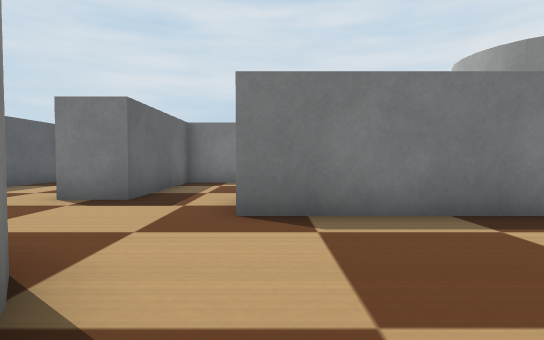
View 1 (above)

18 first-person views from a walk through a world built for the Webots simulator. The camera is 0.04 m above the floor, tilts 2° down and sees 80° across. The floor is counted in squares, 0.05 m on a side. Each view is taken from the middle of a square. On the plan, view 1 faces up. The plan holds only what a view shows up to about 11 squares ahead; the rest is blank. The robots in the file are not drawn. Simple shapes and patterns stand in for the simulator's stock objects.

View 2
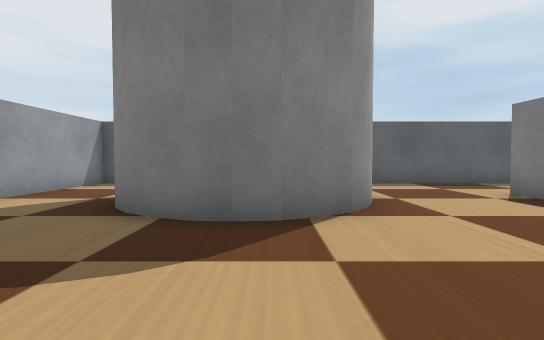

View 3
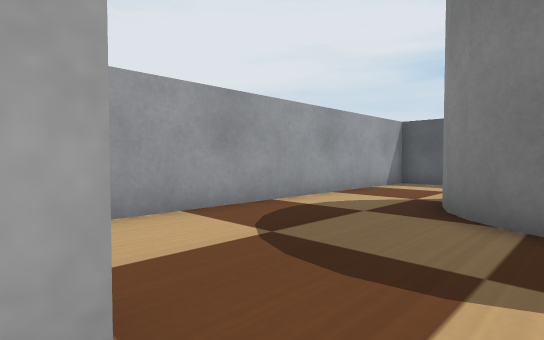

View 4
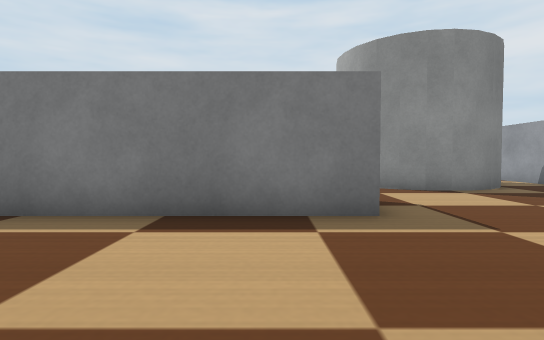

View 5
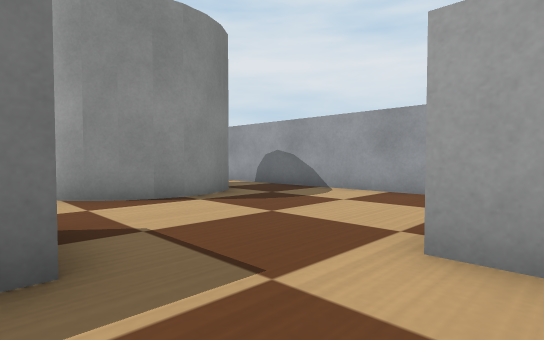

View 6
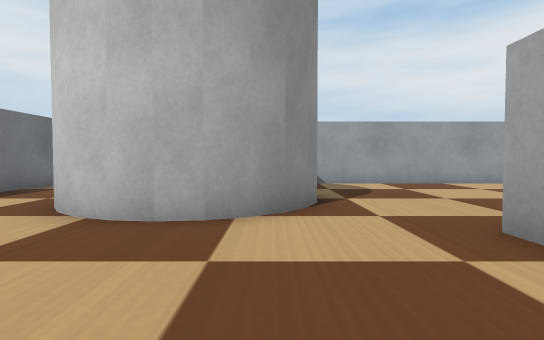

View 7
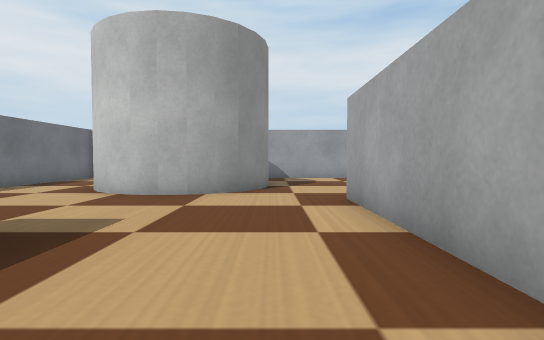

View 8
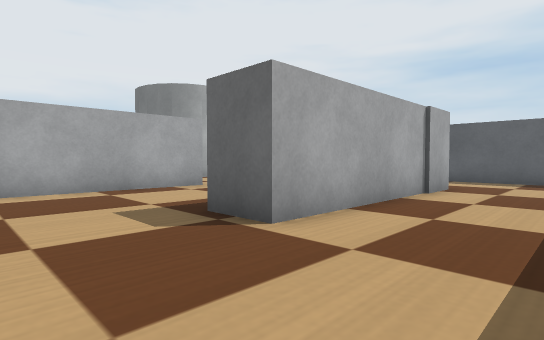

View 9
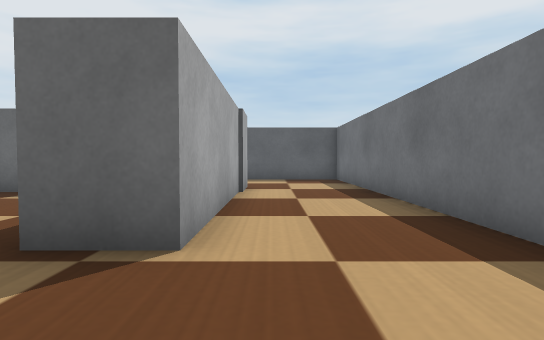

View 10
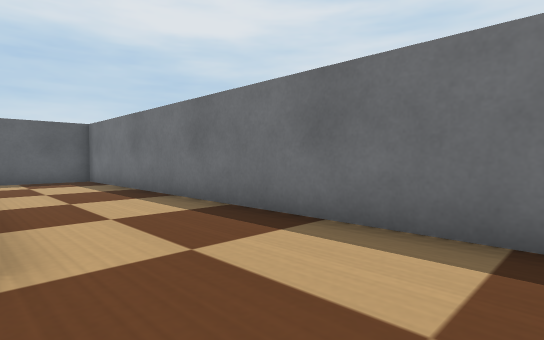

View 11
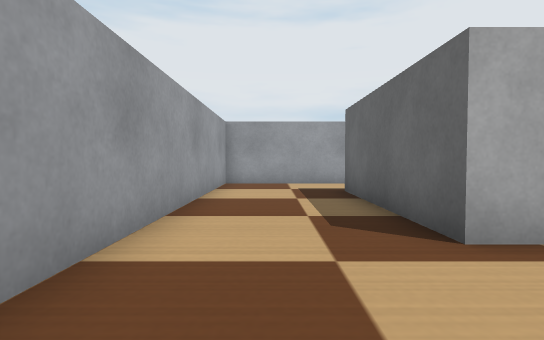

View 12
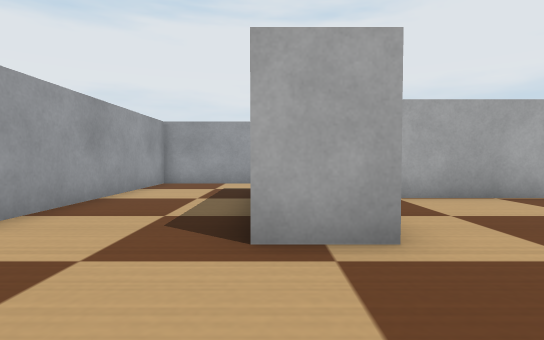

View 13
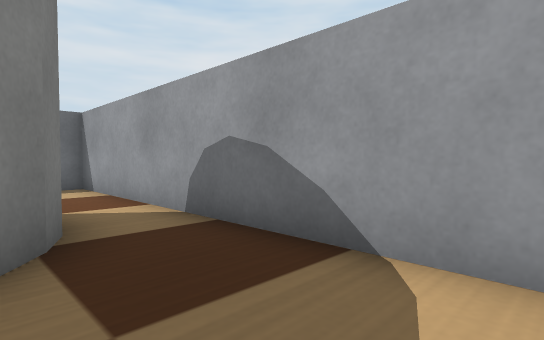

View 14
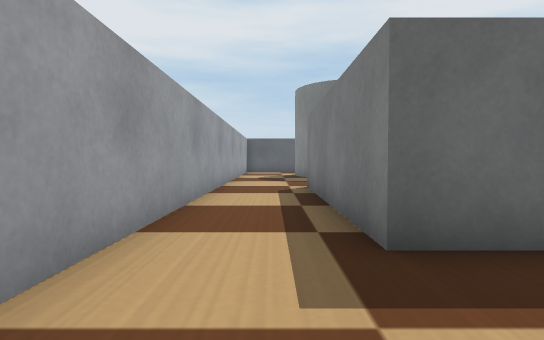

View 15
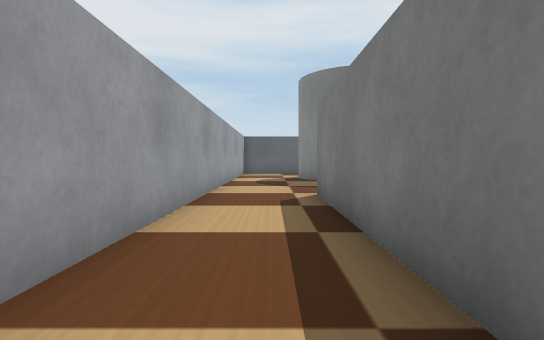

View 16
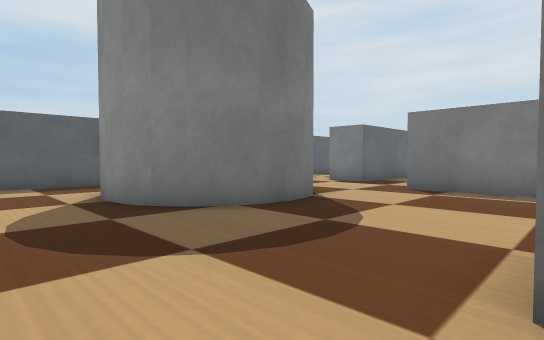

View 17
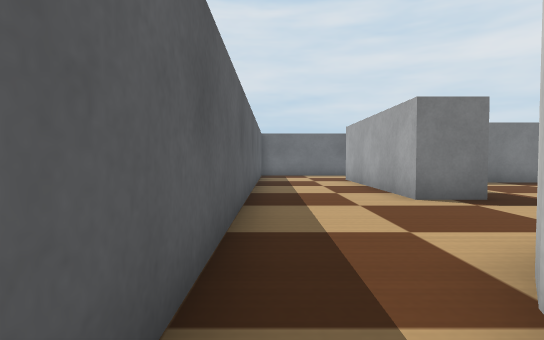

View 18
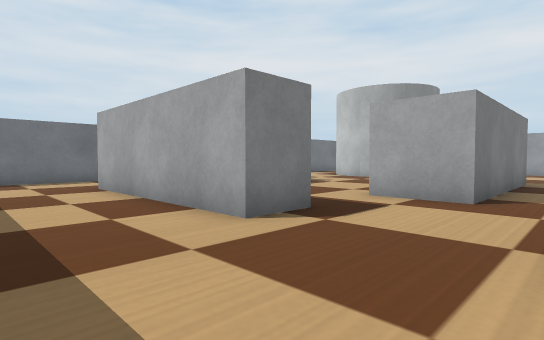

### Floor plan
Key: @ floor where view 1 was taken; # wall or solid block; . floor; P flower pot; B grey box.
Columns run from 8 left of view 1 to 13 right of it. Each row starts with its distance up from view 1.
 16 ##############  ######
 15 #............. ......#
 14 #....................#
 13 #...............P  ..#
 12 #...#######....P   ..#
 11 #...#######...P     .#
 10 #...##........P    P.#
  9 #...##.........P  P..#
  8 #...##..........PP...#
  7 #...##...............#
  6 #...##..BBBBBB.......#
  5 #.......BBBBBB.......#
  4 #....................#
  3 #... P..........##...#
  2 #..P  P.........##...#
  1 #.     P........ #...#
  0 #.     P@....... #...#
 -1 #..   P....####  #...#
 -2 #...PP.....#######...#
 -3 #....................#
 -4 #....................#
 -5 ######################

Positions as (right, up) in squares from view 1, and headings:
1: (0, 0), facing up
2: (3, 1), facing left
3: (3, 0), facing down-left
4: (4, 0), facing up
5: (5, 2), facing up-right
6: (2, 9), facing right
7: (-1, 8), facing right
8: (5, 15), facing down-left
9: (5, 13), facing left
10: (5, 12), facing up-left
11: (11, 6), facing down
12: (9, 6), facing down
13: (10, 6), facing up-right
14: (12, -3), facing left
15: (10, -3), facing left
16: (3, -4), facing up-left
17: (-7, 0), facing up
18: (-7, 3), facing up-right
